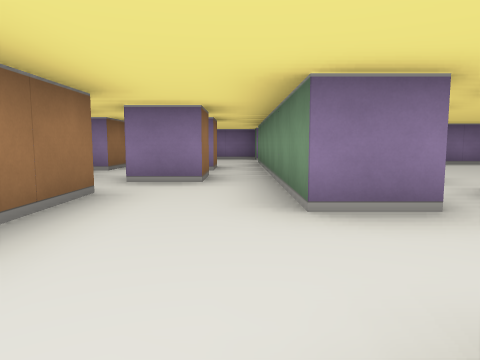
view 1 (above)

24 first-person views from a walk through a cub3D maze. The camera is about half as high as the walls, tilts 6° down and sees 70° across. The floor is counted in squares. Each view is taken from the middle of a square. On the plan, view 1 faces up. The plan holds only what a view shows up to about 9 squares ahead; the rest is blank.

view 2
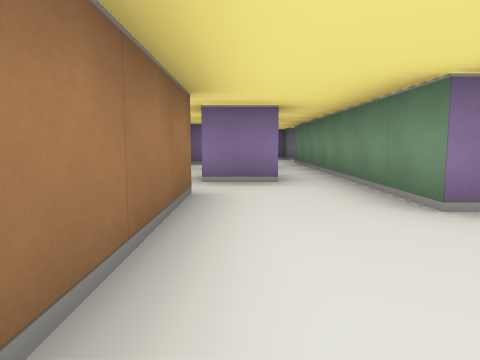

view 3
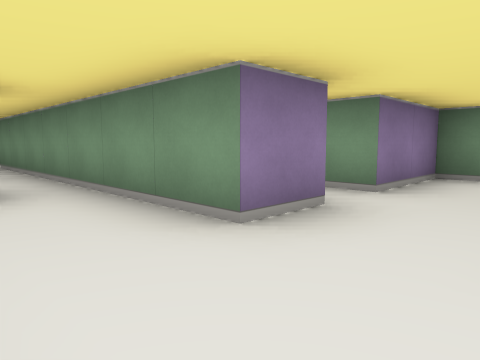

view 4
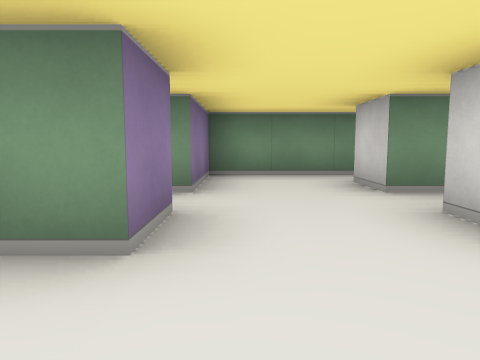

view 5
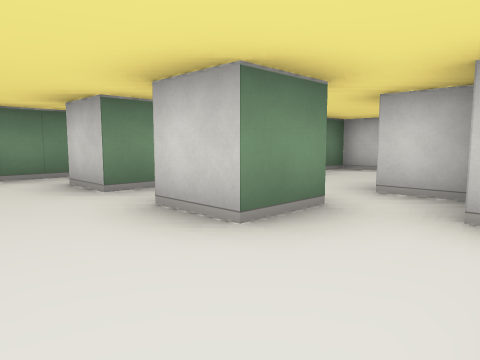

view 6
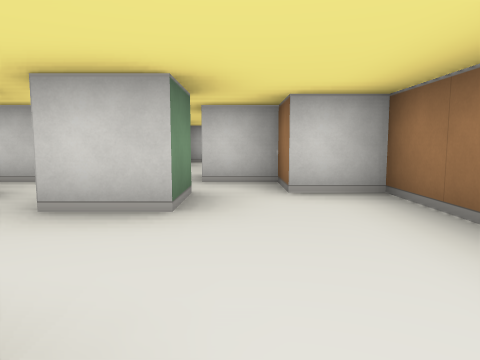

view 7
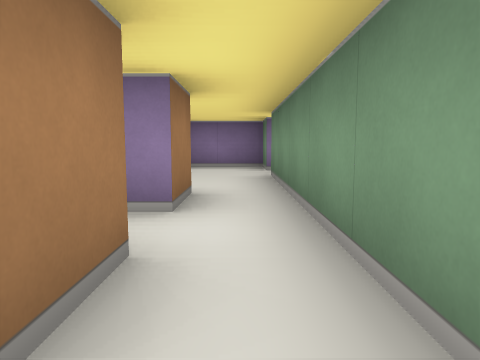

view 8
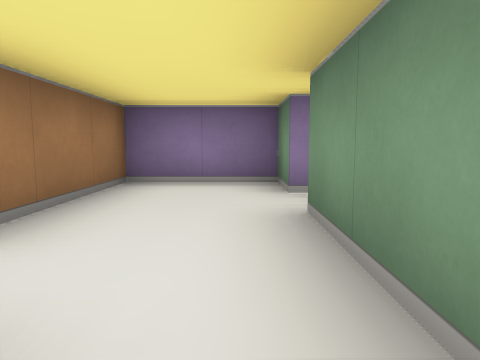

view 9
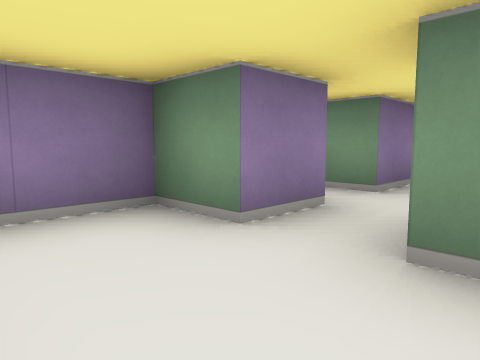

view 10
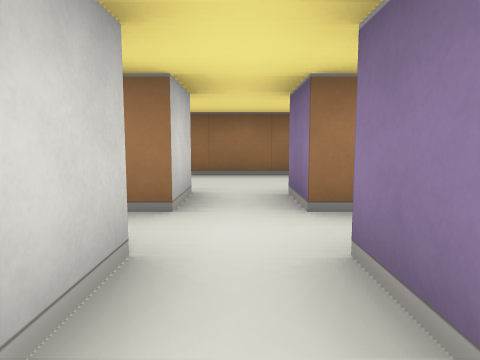

view 11
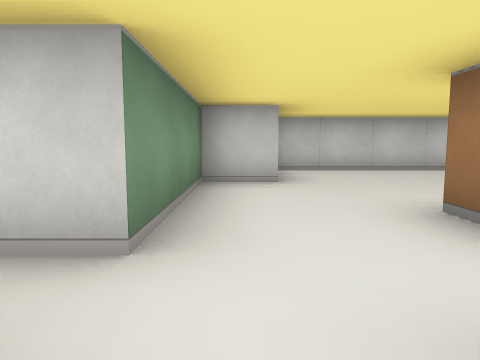

view 12
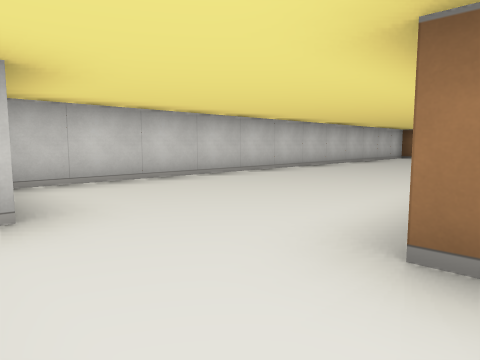

view 13
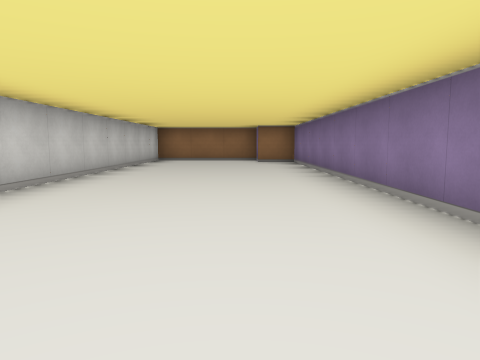

view 14
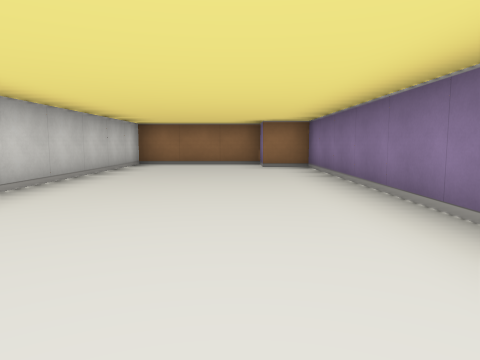

view 15
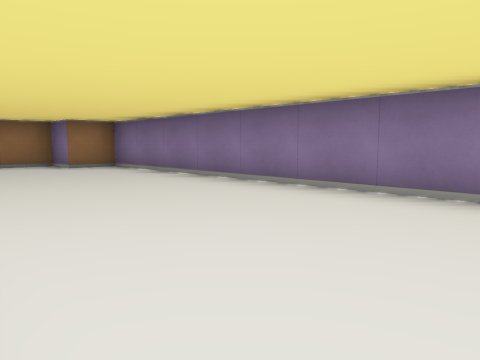

view 16
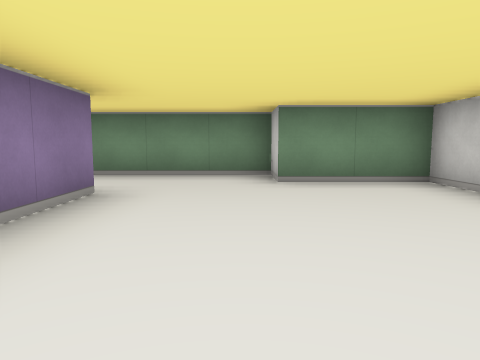

view 17
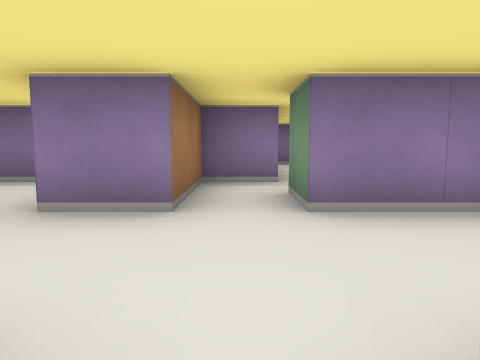

view 18
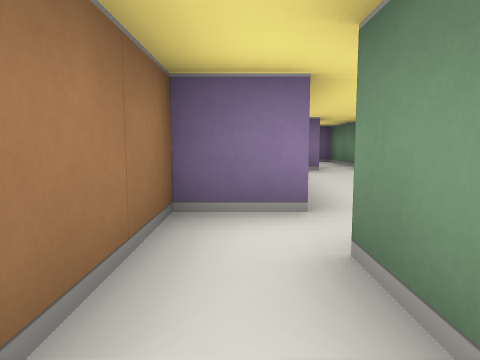

view 19
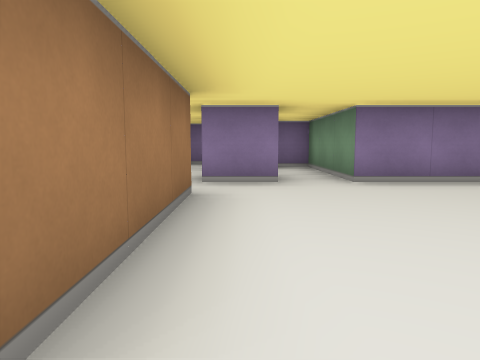

view 20
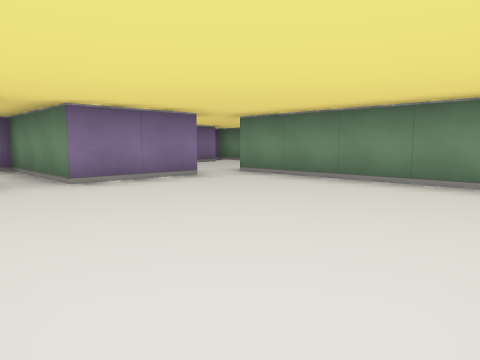

view 21
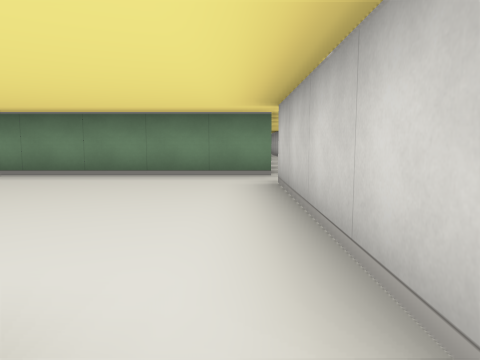

view 22
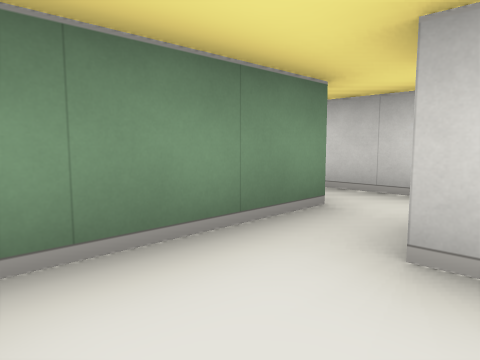

view 23
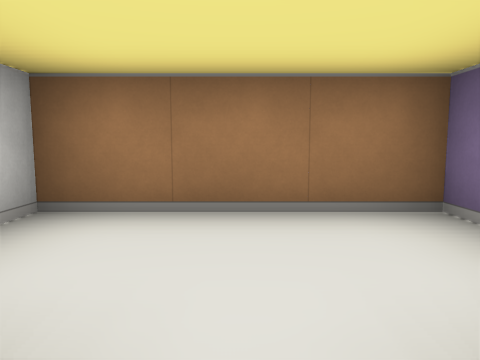

view 24
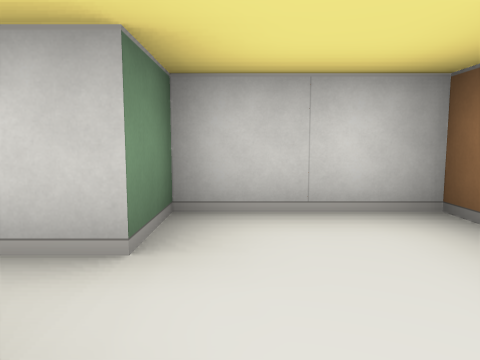

### Floor plan
Points are (right, up) in squares from view 1. A wall is a line through its corners. A room is listed if a view was taken in it or the views show most of it. See-through windows are left out.
Room 1 (views 1, 2, 3, 4, 5, 6, 7, 8, 9, 10, 11, 17, 18, 22, 23)
walls: (-1.5, 3.5) (-1.5, -0.5) (-0.5, -0.5) (-0.5, -1.5) (0.5, -1.5); (1.5, 3.5) (1.5, 2.5) (0.5, 2.5) (0.5, 9.5); (-1.5, 5.5) (-0.5, 5.5) (-0.5, 4.5) (-1.5, 4.5); (-0.5, 7.5) (-0.5, 6.5) (-1.5, 6.5); (-3.5, 5.5) (-2.5, 5.5) (-2.5, 5.1); (-2.5, 7.5) (-2.5, 6.5) (-3.5, 6.5); (0.5, -0.6) (0.5, 0.5) (1.5, 0.5); (2.5, -0.1) (2.5, 0.5) (3.5, 0.5); (2.5, -1.5) (5.1, -1.5); (4.5, -0.6) (4.5, 2.5) (2.5, 2.5) (2.5, 3.5); (1.6, 10.5) (0.5, 10.5) (0.5, 11.5) (-1.5, 11.5) (-1.5, 9)
ways out: opening at (1.5, -2) to room 2; opening at (1, 10) to room 3; opening at (2, 3) to room 3; opening at (-3, 6) to room 4; opening at (5, -1)
Room 2 (views 12, 13, 14, 15, 16)
walls: (0.5, -2) (0.5, -2.5) (-9.5, -2.5) (-9.5, -3.5) (-10.5, -3.5) (-10.5, -6.5) (1.5, -6.5) (1.5, -4.5) (2.5, -4.5) (2.5, -1.5)
ways out: opening at (1.5, -2) to room 1
Room 3 (views 19, 20, 21)
walls: (3.6, 8.5) (2.5, 8.5); (2.5, 7.5) (2.5, 4.5) (1.5, 4.5) (1.5, 3.5); (6.6, 8.5) (4.5, 8.5) (4.5, 11.5) (3.8, 11.5); (3.6, 10.5) (2.5, 10.5) (2.5, 11.1); (2.5, 3.5) (6.5, 3.5); (7.5, 4.6) (7.5, 8.5)
ways out: opening at (1, 10) to room 1; opening at (2, 3) to room 1; opening at (7, 4); opening at (7, 8)
Room 4 (view 24)
walls: (-5, 7.5) (-5.5, 7.5) (-5.5, 4.5) (-3.5, 4.5) (-3.5, 5.5)
ways out: opening at (-3, 6) to room 1

Where each view was taken, in squares from view 1:
view 1: 0 up, 0 right, facing up
view 2: 0 up, 1 left, facing up
view 3: 1 up, 1 left, facing up-right
view 4: 2 up, 1 left, facing right
view 5: 2 up, 1 left, facing down-right
view 6: 3 up, 0 right, facing down
view 7: 4 up, 0 right, facing up
view 8: 7 up, 0 right, facing up
view 9: 9 up, 1 left, facing up-right
view 10: 6 up, 0 right, facing left
view 11: 0 up, 2 right, facing down
view 12: 2 down, 2 right, facing down-left
view 13: 4 down, 0 right, facing left
view 14: 4 down, 2 left, facing left
view 15: 6 down, 2 left, facing up-left
view 16: 4 down, 3 left, facing right
view 17: 0 up, 2 right, facing up
view 18: 2 up, 2 right, facing up
view 19: 4 up, 3 right, facing up
view 20: 4 up, 3 right, facing up-right
view 21: 4 up, 2 right, facing right
view 22: 2 up, 3 right, facing down-right
view 23: 6 up, 3 left, facing left
view 24: 7 up, 4 left, facing down
